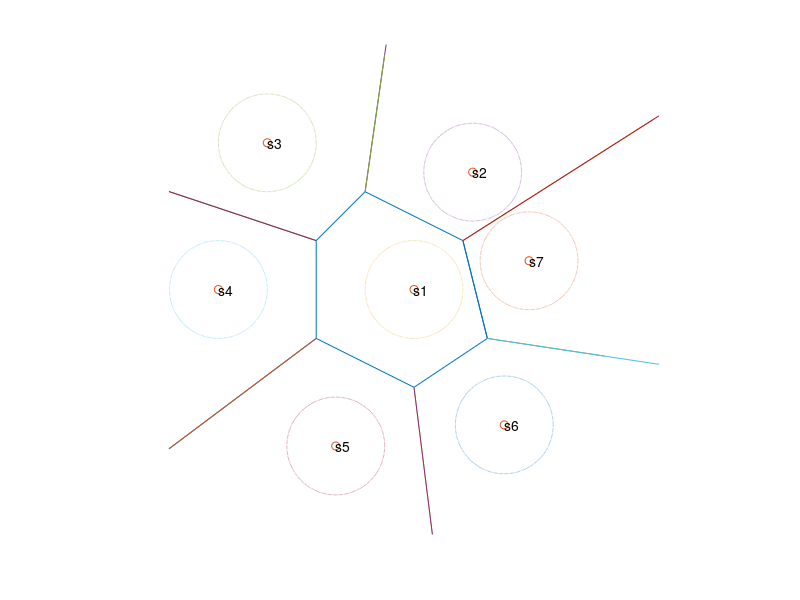

MATLAB code for this plot: (Note: this script raises an error after producing the figure.)
%  
%  Probability bounds example with voronoi diagram 
%

randn('state',1);
rand('state',0);

nopts  = 7;   Cs = zeros(2,nopts);   % constellation points

% center (the origin) and vertices of the first voronoi set
Cs(:,1) = [0;0];
Vs = [1 1;  -1 2; -2 1;  -2 -1;  0 -2;  1.5 -1; 1 1]';   

% express first set as Ax <= b and compute the other constellation 
% points
m  = nopts-1; As{1} = zeros(m,2);  bs{1} = zeros(m,1);  
for i=1:m
   As{1}(i,:) = [-(Vs(2,i)-Vs(2,i+1))  Vs(1,i)-Vs(1,i+1)]; 
   bs{1}(i) = As{1}(i,:)*Vs(:,i);  
   Cs(:,i+1)= 2* bs{1}(i)* As{1}(i,:)'/norm(As{1}(i,:))^2;
end;
figure(1)
plot([Vs(1,:) Vs(1,m)], [Vs(2,:), Vs(2,m)], '-', Cs(1,:), Cs(2,:), 'o');
hold on

% ellipses 
for i=1:nopts
   noangles = 1000;
   text(Cs(1,i), Cs(2,i), ['s',int2str(i)]);
   angles = linspace(0,2*pi, noangles);
%   R = sqrt(chi2inv(.5,2));  % 50% confidence ellipse
   R = 1;  % sigma = 1 ellipse
   ellipse = R*[cos(angles); sin(angles)] + Cs(:,i)*ones(1,noangles);
   plot(ellipse(1,:),ellipse(2,:), ':');
end;

% Voronoi set around Cs(:,2)
As{2} = [-As{1}(1,:); 
         (Cs(:,m+1) - Cs(:,2))';  
         (Cs(:,3) - Cs(:,2))'];
bs{2} = [-bs{1}(1); 
         As{2}(2,:)*(Cs(:,m+1)+Cs(:,2))/2; 
         As{2}(3,:)*(Cs(:,3)+Cs(:,2))/2];
v = Vs(:,1);
dir = (Cs(:,m+1)+Cs(:,2))/2 - v; 
plot( [v(1) v(1) + 5*dir(1)], [v(2)  v(2) + 5*dir(2)], '-');
v = Vs(:,2);
dir = (Cs(:,3)+Cs(:,2))/2 - v; 
plot( [v(1) v(1) + 5*dir(1)], [v(2)  v(2) + 5*dir(2)], '-');

% Voronoi sets around Cs(:,i), i=3,4, .. nopts-1
for i=3:nopts-1
   As{i} = [-As{1}(i-1,:); 
            (Cs(:,i-1) - Cs(:,i))';  
            (Cs(:,i+1) - Cs(:,i))'];
   bs{i} = [-bs{1}(i-1); 
            As{i}(2,:)*(Cs(:,i-1)+Cs(:,i))/2; 
            As{i}(3,:)*(Cs(:,i+1)+Cs(:,i))/2];
   v = Vs(:,i-1);
   dir = (Cs(:,i-1)+Cs(:,i))/2 - v; 
   plot( [v(1) v(1) + 4*dir(1)], [v(2)  v(2) + 4*dir(2)], '-');
   v = Vs(:,i);
   dir = (Cs(:,i+1)+Cs(:,i))/2 - v; 
   plot( [v(1) v(1) + 4*dir(1)], [v(2)  v(2) + 4*dir(2)], '-');
end;

% Voronoi sets around Cs(:,nopts) 
As{nopts} = [-As{1}(nopts-1,:); 
             (Cs(:,nopts-1) - Cs(:,nopts))';  
             (Cs(:,2) - Cs(:,nopts))'];
bs{nopts} = [-bs{1}(nopts-1); 
             As{nopts}(2,:)*(Cs(:,nopts-1)+Cs(:,nopts))/2; 
             As{nopts}(3,:)*(Cs(:,2)+Cs(:,nopts))/2];
v = Vs(:,nopts-1);
dir = (Cs(:,nopts-1)+Cs(:,nopts))/2 - v; 
plot( [v(1) v(1) + 6*dir(1)], [v(2)  v(2) + 6*dir(2)], '-');
v = Vs(:,1);
dir = (Cs(:,2)+Cs(:,nopts))/2 - v; 
plot( [v(1) v(1) + 6*dir(1)], [v(2)  v(2) + 6*dir(2)], '-');

axis('equal');
axis(5*[-1 1 -1 1]);
axis off
print -deps chebbnds_example.eps


% Chebyshev lower bounds on probability of correct detection with
% sigma = 1 for set 1


% we calculate the chebyshev lower bound on 
%  prob As{1}*(Cs(1) + v) <= bs{1}
A = As{1};   
b = bs{1} - A*Cs(:,1);
[cd_cheb,P,q,r, X,lambda] = cheb(A,b,eye(2)); 

% to check the results, plot the ellipsoid
%  x'*P*x + 2*q'*x + r = 1

noangles = 100;
angles = linspace(0,2*pi, noangles);
pts = [cos(angles); sin(angles)];
ellipse = sqrt(1-r+q'*(P\q)) * P^(-1/2)*pts + ...
     (-P\q + Cs(:,1))*ones(1,noangles);
plot(ellipse(1,:), ellipse(2,:), 'r-');
dots= plot(X(1,:), X(2,:), 'ro');
set(dots,'MarkerFaceColor','red');
set(dots,'MarkerSize',4);

print -deps chebbnds_example2.eps
hold off



%
% compute lower bounds vs sigma for a few sets
%

nosigmas = 500;  sigmas = linspace(0.001,6.0,nosigmas)';
cd_cheb = zeros(nosigmas,nopts);

for k=1:nosigmas

   for i=[1 2 3]

      % chebyshev lower bound for prob As{i}*(Cs(i) + v) <= bs{i}
      A = As{i};   b = bs{i} - A*Cs(:,i);
      [cd_cheb(k,i),P,q,r, X,lambda] = cheb(A,b,sigmas(k)*eye(2)); 

   end;

end;

figure(2)
plot(sqrt(sigmas(:,ones(1,3))), cd_cheb(:,[1 2 3]));
for i=[1 2 3]
   text(sqrt(sigmas(nosigmas/4)), cd_cheb(nosigmas/4,i), ['b',int2str(i)]);
end;
xlabel('x');
ylabel('y');
axis([0 2.5 0 1]);
print -deps chebbnds_example3.eps

if (0) %%%%%%%%%%%%%%%%%%

%
% compute lower bounds for a few sets, using higher moments
%

nosigmas = 500;  
sigmas = linspace(0.001,1,nosigmas)';
%nosigmas = 1;  
%sigmas = 10; 
cd_cheb1 = zeros(nosigmas,1);
cd_cheb2 = zeros(nosigmas,1);
%cd_cheb3 = zeros(nosigmas,1);
mc1 = zeros(nosigmas,1);

for k=1:nosigmas

   for i=[1] 

      A = As{i};   b = bs{i} - A*Cs(:,i);
      [cd_cheb1(k,i),P,q,r, X,lambda] = cheb(A,b,sigmas(k)*eye(2)); 

      % 2nd chebyshev lower bound for prob As{i}*(Cs(i) + v) <= bs{i}
%      [cd_cheb2(k,i)] = cheb2(A,b,sigmas(k)); 

      % 3rd chebyshev lower bound for prob As{i}*(Cs(i) + v) <= bs{i}
%      [cd_cheb3(k,i)] = cheb3(A,b,sigmas(k)); 
%%      [cd_cheb3(k,i)] = cheb3rd(A,b,sigmas(k)); 

      % monte carlo estimate
      mc1(k,i) = montecarlo(A,b,sigmas(k)^2*eye(2),100); 
   end;

end;
figure(3)
plot(sqrt(sigmas), cd_cheb1, '-', sqrt(sigmas), cd_cheb2, '-', ...
     sqrt(sigmas), mc1, '--');

end; %%%%%%%%%%%%%%%%%%%%%%%



%
% for central set, compute cheb lower bounds,  mc estimates,
% and chernoff bounds 
%

nosigmas = 50;
sigmas = linspace(0.1,0.5,nosigmas);
cd1 = zeros(1,nosigmas);  % lower bounds for Prob(x in C1)
mc1 = zeros(1,nosigmas);  % monte carlo estimate of Prob(x in C1)
cher1 =  zeros(nopts,nosigmas);  % chernoff upper bounds on 
                                 % Prob(x in Cj| s=s_1)

for i=1:nosigmas
 
   % calculate the chebyshev lower bound on 
   % prob that As{1}*(Cs(1) + v) <= bs{1}

   A = As{1};   b = bs{1} - A*Cs(:,1);
   [cd1(i),P,q,r, X,lambda] = cheb(A,b,sigmas(i)^2*eye(2)); 
   mc1(i) = montecarlo(A,b,sigmas(i)^2*eye(2),10000); 

   % upper bounds on prob that Cs(1)+v in other sets
   % ie, As(j)*(Cs(1) + v ) <= bs(j)
   for j=1:nopts
      A = As{j};   
      b = bs{j} - A*Cs(:,1);
      cher1(j,i) = cher(A,b,sigmas(i)^2*eye(2));
   end;
end;
cher1 = max(1-sum(cher1(2:nopts,:)),0);

figure(4)
plot(sigmas, cher1, '-', sigmas, mc1, '--');
%text(sigmas(40), cher1(40), 'cher');
%text(sigmas(40), mc1(40), 'cher');
axis([0.2 0.5 0.9 1]);
xlabel('x'); ylabel('y');
print -deps chernoff_example.eps
